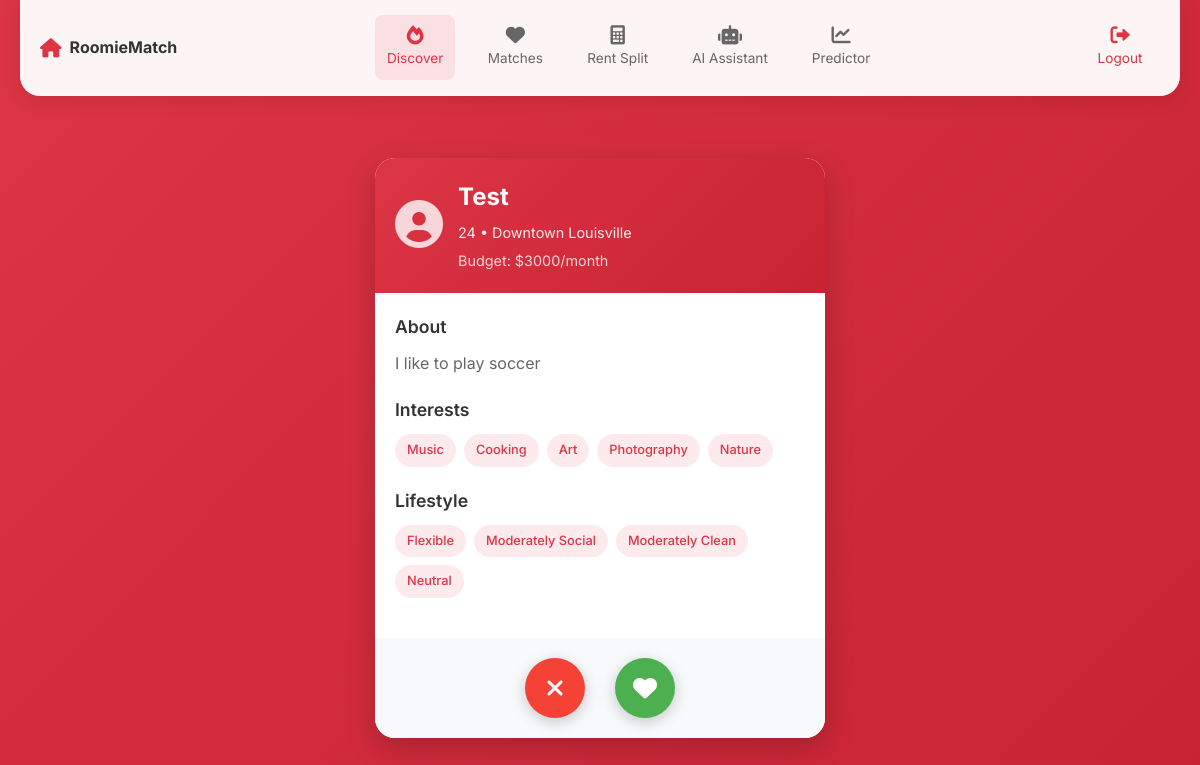
The app's page /swipe (signed in) with its own data.
### tables this page shows
CREATE TABLE user_profiles (
            id INTEGER PRIMARY KEY AUTOINCREMENT,
            user_id INTEGER NOT NULL,
            name TEXT NOT NULL,
            age INTEGER NOT NULL,
            budget INTEGER NOT NULL,
            location TEXT NOT NULL,
            bio TEXT,
            interests TEXT,  -- JSON string of interests
            lifestyle_preferences TEXT,  -- JSON string of lifestyle preferences
            profile_image TEXT,
            created_at TIMESTAMP DEFAULT CURRENT_TIMESTAMP,
            FOREIGN KEY (user_id) REFERENCES users (id)
        );

### main.py (the view)
    def decorated_function(*args, **kwargs):
        if not is_logged_in():
            return redirect(url_for('login'))
        return f(*args, **kwargs)

### main.py (called while the page is built)
def get_db_connection():
    conn = sqlite3.connect('roommate_finder.db')
    conn.row_factory = sqlite3.Row
    return conn

def is_logged_in():
    return 'user_id' in session

def require_login(f):
    def decorated_function(*args, **kwargs):
        if not is_logged_in():
            return redirect(url_for('login'))
        return f(*args, **kwargs)
    decorated_function.__name__ = f.__name__
    return decorated_function

### templates/swipe.html (shortened to what this page needs)
<!DOCTYPE html>
<html lang="en">
<head>
    <link rel="stylesheet" href="{{ url_for('static', filename='style.css') }}">
    <link rel="stylesheet" href="https://cdnjs.cloudflare.com/ajax/libs/font-awesome/6.0.0/css/all.min.css">
</head>
<body class="swipe-body">
    <div class="swipe-container">
        <nav class="swipe-nav">
            <div class="nav-logo">
                <i class="fas fa-home"></i>
                <span>RoomieMatch</span>
            </div>
            <div class="nav-links">
                <a href="{{ url_for('swipe') }}" class="nav-link active" title="Discover">
                    <i class="fas fa-fire"></i>
                    <span>Discover</span>
                </a>
                <a href="{{ url_for('matches') }}" class="nav-link" title="Matches">
                    <i class="fas fa-heart"></i>
                    <span>Matches</span>
                </a>
                <a href="{{ url_for('rent_splitter') }}" class="nav-link" title="Rent Split">
                    <i class="fas fa-calculator"></i>
                    <span>Rent Split</span>
                </a>
                <a href="{{ url_for('chat_assistant') }}" class="nav-link" title="AI Assistant">
                    <i class="fas fa-robot"></i>
                    <span>AI Assistant</span>
                </a>
                <a href="{{ url_for('success_predictor') }}" class="nav-link" title="Predictor">
                    <i class="fas fa-chart-line"></i>
                    <span>Predictor</span>
                </a>
            </div>
            <div class="nav-actions">
                <a href="{{ url_for('logout') }}" class="nav-link logout" title="Logout">
                    <i class="fas fa-sign-out-alt"></i>
                    <span>Logout</span>
                </a>
            </div>
        </nav>
        <div class="swipe-card-container">
            <div class="swipe-card" id="swipeCard">
                <div class="card-header">
                    <div class="profile-image">
                        <i class="fas fa-user-circle"></i>
                    </div>
                    <div class="profile-info">
                        <h2>{{ match.name }}</h2>
                        <p class="age-location">{{ match.age }} • {{ match.location }}</p>
                        <p class="budget">Budget: ${{ match.budget }}/month</p>
                    </div>
                </div>
                <div class="card-content">
                    {% if match.bio %}
                        <div class="bio-section">
                            <h3>About</h3>
                            <p>{{ match.bio }}</p>
                        </div>
                    {% endif %}
                    {% if match.interests %}
                        <div class="interests-section">
                            <h3>Interests</h3>
                            <div class="interests-tags">
                                {% set interests_list = match.interests.strip('[]').replace("'", "").split(', ') %}
                                {% for interest in interests_list %}
                                    {% if interest %}
                                        <span class="interest-tag">{{ interest }}</span>
                                    {% endif %}
                                {% endfor %}
                            </div>
                        </div>
                    {% endif %}
                    {% if match.lifestyle_preferences %}
                        <div class="lifestyle-section">
                            <h3>Lifestyle</h3>
                            <div class="lifestyle-tags">
                                {% set lifestyle_list = match.lifestyle_preferences.strip('[]').replace("'", "").split(', ') %}
                                {% for pref in lifestyle_list %}
                                    {% if pref %}
                                        <span class="lifestyle-tag">{{ pref }}</span>
                                    {% endif %}
                                {% endfor %}
                            </div>
                        </div>
                    {% endif %}
                </div>
                <div class="swipe-actions">
                    <button class="action-btn pass-btn" onclick="swipeAction('pass')">
                        <i class="fas fa-times"></i>
                    </button>
                    <button class="action-btn like-btn" onclick="swipeAction('like')">
                        <i class="fas fa-heart"></i>
                    </button>
                </div>
            </div>
        </div>
    </div>
</body>
</html>

### static/style.css (style rules this page uses)
* { margin: 0; padding: 0; box-sizing: border-box; }
body { font-family: 'Inter', -apple-system, BlinkMacSystemFont, 'Segoe UI', Roboto, sans-serif; line-height: 1.6; color: #333; background: url('https://raw.githubusercontent.com/The0Fraganator/Find-A-Roomate/main/static/backround.png') center center fixed; background-size: cover; min-height: 100vh; }
.swipe-body, .matches-body, .no-matches-body { background: linear-gradient(135deg, #dc3545 0%, #c82333 100%); min-height: 100vh; }
.swipe-container, .matches-container, .no-matches-container { max-width: 1200px; width: 100%; margin: 0 auto; min-height: 100vh; display: flex; flex-direction: column; }
.swipe-nav { background: rgba(255, 255, 255, 0.95); backdrop-filter: blur(10px); padding: 15px 20px; display: flex; justify-content: space-between; align-items: center; border-bottom: 1px solid rgba(255, 255, 255, 0.2); flex-wrap: nowrap; gap: 15px; min-height: 60px; border-radius: 0 0 20px 20px; margin: 0 20px; box-shadow: 0 4px 20px rgba(0, 0, 0, 0.1); }
.nav-logo { display: flex; align-items: center; gap: 8px; font-weight: 700; color: #333; }
.nav-logo i { color: #dc3545; font-size: 1.2rem; }
.nav-links { display: flex; gap: 20px; flex-wrap: nowrap; flex: 1; justify-content: center; }
.nav-actions { display: flex; gap: 10px; }
.nav-link { display: flex; flex-direction: column; align-items: center; gap: 4px; text-decoration: none; color: #666; font-size: 0.85rem; transition: all 0.3s ease; padding: 10px 12px; border-radius: 8px; min-width: 80px; flex-shrink: 0; white-space: nowrap; }
.nav-link.logout { color: #dc3545; }
.nav-link:hover, .nav-link.active { color: #dc3545; background: rgba(220, 53, 69, 0.1); }
.nav-link i { font-size: 1.2rem; }
.swipe-card-container { flex: 1; display: flex; align-items: center; justify-content: center; padding: 20px; position: relative; }
.swipe-card { width: 100%; max-width: 450px; background: white; border-radius: 20px; box-shadow: 0 10px 30px rgba(0,0,0,0.2); overflow: hidden; cursor: grab; user-select: none; transition: all 0.3s ease; }
.card-header { padding: 20px; display: flex; align-items: center; gap: 15px; background: linear-gradient(135deg, #dc3545 0%, #c82333 100%); color: white; }
.profile-image i { font-size: 3rem; opacity: 0.8; }
.profile-info h2 { font-size: 1.5rem; font-weight: 700; margin-bottom: 5px; }
.age-location { font-size: 0.9rem; opacity: 0.9; margin-bottom: 5px; }
.budget { font-size: 0.9rem; opacity: 0.8; }
.card-content { padding: 20px; }
.bio-section, .interests-section, .lifestyle-section { margin-bottom: 20px; }
.bio-section h3, .interests-section h3, .lifestyle-section h3 { font-size: 1.1rem; font-weight: 600; color: #333; margin-bottom: 10px; }
.bio-section p { color: #666; line-height: 1.6; }
.interests-tags, .lifestyle-tags { display: flex; flex-wrap: wrap; gap: 8px; }
.interest-tag, .lifestyle-tag { background: rgba(220, 53, 69, 0.1); color: #dc3545; padding: 6px 12px; border-radius: 20px; font-size: 0.8rem; font-weight: 500; transition: all 0.3s ease; }
.swipe-actions { padding: 20px; display: flex; justify-content: center; gap: 30px; background: #f8f9fa; }
.action-btn { width: 60px; height: 60px; border: none; border-radius: 50%; font-size: 1.5rem; cursor: pointer; transition: all 0.3s ease; display: flex; align-items: center; justify-content: center; box-shadow: 0 4px 15px rgba(0,0,0,0.2); }
.pass-btn { background: #f44336; color: white; }
.like-btn { background: #4CAF50; color: white; }

### records on screen
user_profiles: name "Test", age "24", location "Downtown Louisville", budget "3000", bio "I like to play soccer"

### other values on screen
{{ interest }} "Music" "Cooking" "Art" "Photography" "Nature"
{{ pref }} "Flexible" "Moderately Social" "Moderately Clean" "Neutral"
